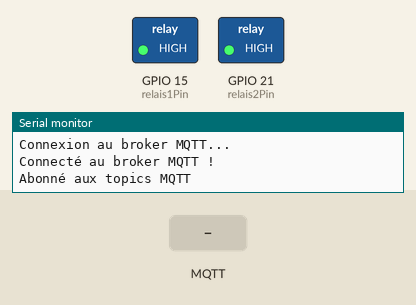
This sketch was run on a simulated ESP32. On the bench: switched loads named in the sketch (green lamp = pin HIGH), the last lines printed to the serial monitor. The test bench sets the inputs (shaded band). WiFi joins after 1.5 s; servers stay silent unless stated; random numbers use the default seed unless the sketch sets one; no radio packets arrive unless stated; no MQTT or app messages arrive unless stated.

Above: at 2.8 s.
2.9 s: MQTT message "ON" arrives on the first subscribed topic
At 3.5 s:
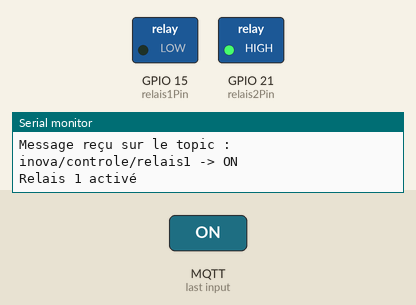
4.4 s: MQTT message "ON" arrives on the second subscribed topic
At 5.6 s:
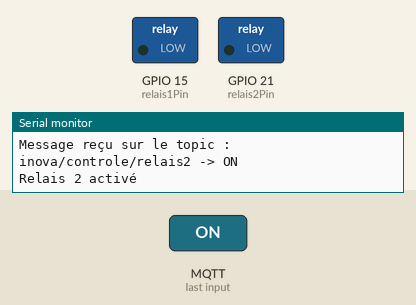
5.9 s: MQTT message "OFF" arrives on the first subscribed topic
At 7.0 s:
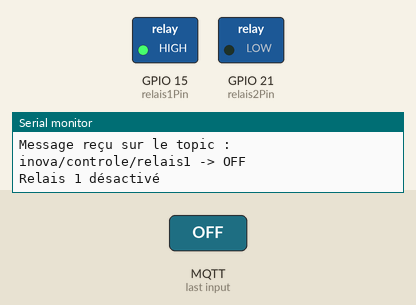
8.9 s: MQTT message "OFF" arrives on the second subscribed topic
At 9.3 s:
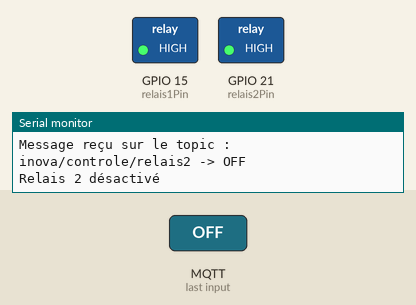
Timing chart, 0 to 11.4 s (numbered marks = the images above; inputs shaded):
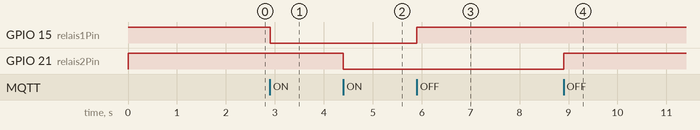

Measured:
- after the input at 2.9 s, GPIO 15 (relais1Pin): HIGH → LOW at once
- after the input at 4.4 s, GPIO 21 (relais2Pin): HIGH → LOW at once
- after the input at 5.9 s, GPIO 15 (relais1Pin): LOW → HIGH at once
- after the input at 8.9 s, GPIO 21 (relais2Pin): LOW → HIGH at once

The sketch:

RecepteurESP32.ino
```cpp
#include <WiFi.h>
#include <PubSubClient.h>
#include <SPI.h>
#include "nRF24L01.h"
#include "RF24.h"

#define relais1Pin 15
#define relais2Pin 21

// Paramètres WiFi
const char* ssid = "INOVA Makers";
const char* password = "inova@makers.io";

// Paramètres MQTT
const char* mqtt_server = "broker.mqtt-dashboard.com";
//const char* mqtt_server = "broker.hivemq.com";
const char* mqtt_topic_temperature = "inova/capteurs/temperature";
const char* mqtt_topic_humidite = "inova/capteurs/humidite";
const char* mqtt_topic_ph = "inova/capteurs/ph";
const char* mqtt_topic_relais1 = "inova/controle/relais1";
const char* mqtt_topic_relais2 = "inova/controle/relais2";


// Structure pour les données reçues
struct Donnees {
  float temperature;
  float humidite;
  float ph;
};
Donnees donnees;

// NRF24L01
RF24 radio(4, 5);
const uint64_t adresse = 0x1111111111;

// Configuration MQTT
WiFiClient espClient;
PubSubClient client(espClient);

void setup_wifi() {

  delay(100);
  // We start by connecting to a WiFi network
  Serial.println();
  Serial.print("Connecting to ");
  Serial.println(ssid);

  WiFi.mode(WIFI_STA);
  WiFi.begin(ssid, password);

  while (WiFi.status() != WL_CONNECTED) {
    delay(500);
    Serial.print(".");
  }

  randomSeed(micros());

  Serial.println("");
  Serial.println("WiFi connected");
  Serial.println("IP address: ");
  Serial.println(WiFi.localIP());
}

void callback(char* topic, byte* payload, unsigned int length) {

   String message;
  for (int i = 0; i < length; i++) {
    message += (char)payload[i];
  }
  Serial.print("Message reçu sur le topic : ");
  Serial.print(topic);
  Serial.print(" -> ");
  Serial.println(message);

  // Contrôle du Relais 1
  if (String(topic) == mqtt_topic_relais1) {
    if (message == "ON") {
      digitalWrite(relais1Pin, LOW); // Relais activé
      Serial.println("Relais 1 activé");
    } else if (message == "OFF") {
      digitalWrite(relais1Pin, HIGH); // Relais désactivé
      Serial.println("Relais 1 désactivé");
    }
  }

  // Contrôle du Relais 2
  if (String(topic) == mqtt_topic_relais2) {
    if (message == "ON") {
      digitalWrite(relais2Pin, LOW); // Relais activé
      Serial.println("Relais 2 activé");
    } else if (message == "OFF") {
      digitalWrite(relais2Pin, HIGH); // Relais désactivé
      client.publish("led66767868Res", "1");
      Serial.println("Relais 2 désactivé");
    }
  }
}

void reconnect() {
  // Loop until we're reconnected
  while (!client.connected()) {
    Serial.println("Connexion au broker MQTT...");
    // Create a random client ID
    String clientId = "ESP32Client-";
    clientId += String(random(0xffff), HEX);
    // Attempt to connect
    if (client.connect(clientId.c_str())) {
      Serial.println("Connecté au broker MQTT !");
      // Once connected, publish an announcement...
      //client.publish("outTopic", "hello world");
      // ... and resubscribe
      client.subscribe(mqtt_topic_relais1);
      client.subscribe(mqtt_topic_relais2);
      Serial.println("Abonné aux topics MQTT");

    } else {
      Serial.print("Échec, code erreur : ");
      Serial.print(client.state());
      Serial.println(" - nouvelle tentative dans 5 secondes");
      // Wait 5 seconds before retrying
      delay(5000);
    }
  }
}

void setup(void){

  // Configuration des broches des relais
  pinMode(relais1Pin, OUTPUT);
  pinMode(relais2Pin, OUTPUT);

  // Désactiver les relais au démarrage
  digitalWrite(relais1Pin, HIGH);
  digitalWrite(relais2Pin, HIGH);

  Serial.begin(115200);
  Serial.println("Recepteur RF24");
  radio.begin();
  radio.openReadingPipe(0, adresse);
  radio.startListening();

  setup_wifi();
  client.setServer(mqtt_server, 1883);
  client.setCallback(callback);
}

void loop(void){
  // Vérifie la connexion au broker MQTT
  if (!client.connected()) {
    reconnect();
  }
  client.loop();

  // Lecture des données du NRF24L01
  while ( radio.available() )
  {
    // Lire les données reçues
    radio.read(&donnees, sizeof(donnees));

    // Afficher les données reçues sur le moniteur série
    Serial.print("Température: ");
    Serial.print(donnees.temperature);
    Serial.print(" °C, Humidité: ");
    Serial.print(donnees.humidite);
    Serial.print(" %, pH: ");
    Serial.println(donnees.ph);

    // Publier chaque donnée sur des topics séparés
    char payload[20];

    // Température
    snprintf(payload, sizeof(payload), "%.2f", donnees.temperature);
    client.publish(mqtt_topic_temperature, payload);

    // Humidité
    snprintf(payload, sizeof(payload), "%.2f", donnees.humidite);
    client.publish(mqtt_topic_humidite, payload);

    // pH
    snprintf(payload, sizeof(payload), "%.2f", donnees.ph);
    client.publish(mqtt_topic_ph, payload);

    Serial.println("Données publiées sur des topics MQTT !");
  }
}
```
